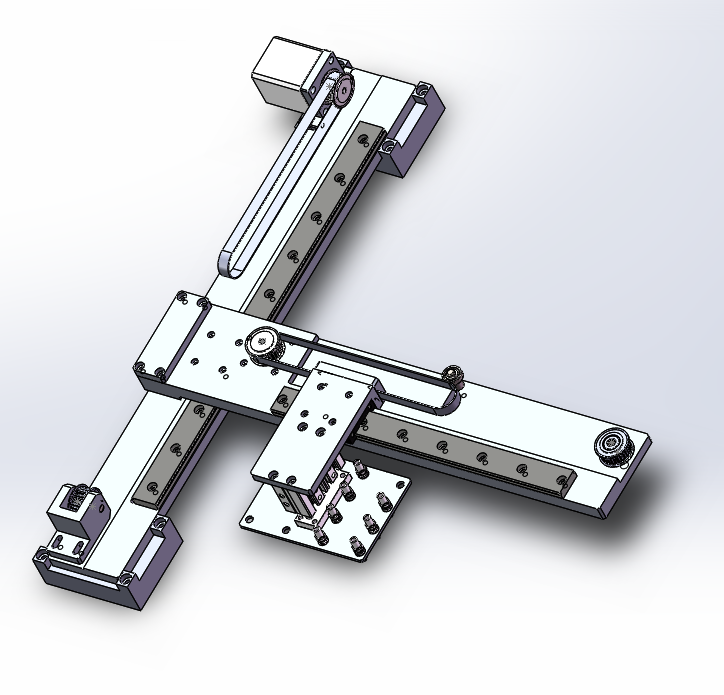
//> input picture opencvstudy/7-12/7-12/7-12/1.jpg, 724 x 695 px
$ ./main   (built with g++ and OpenCV 4)
//> lines starting //> are read from the running program, lines starting //| are printed output that depends on the picture
#include"opencv2/highgui/highgui.hpp"
#include"opencv2/imgproc/imgproc.hpp"
#include<iostream>

using namespace cv;
using namespace std;

#define WINDOW_NAME1 "origin windows"
#define WINDOW_NAME2 "Warp picture"
#define WINDOW_NAME3 "Warp and Rotate picture"

int main()
{
	Point2f srcTriangle[3];
	Point2f dstTriangle[3];

	Mat rotMat(2, 3, CV_32FC1);
	Mat warpMat(2, 3, CV_32FC1);
	Mat srcImage, dstImage_warp, dstImage_warp_rotate;

	srcImage = imread("1.jpg", 1);
//> srcImage is the input picture: 695 rows x 724 cols, CV_8UC3; mean B, G, R 221, 217.3, 215.4
	dstImage_warp = Mat::zeros(srcImage.rows, srcImage.cols, srcImage.type());
	srcTriangle[0] = Point2f(0, 0);
	srcTriangle[1] = Point2f(static_cast<float>(srcImage.cols - 1), 0);
	srcTriangle[2] = Point2f(0, static_cast<float>(srcImage.rows - 1));

	dstTriangle[0] = Point2f(static_cast<float>(srcImage.cols*0.0), static_cast<float>(srcImage.rows*0.33));
	dstTriangle[1] = Point2f(static_cast<float>(srcImage.cols*0.65), static_cast<float>(srcImage.rows*0.35));
	dstTriangle[2] = Point2f(static_cast<float>(srcImage.cols*0.15),static_cast<float>(srcImage.rows*0.6));

	warpMat = getAffineTransform(srcTriangle, dstTriangle);
	warpAffine(srcImage, dstImage_warp, warpMat, dstImage_warp.size());
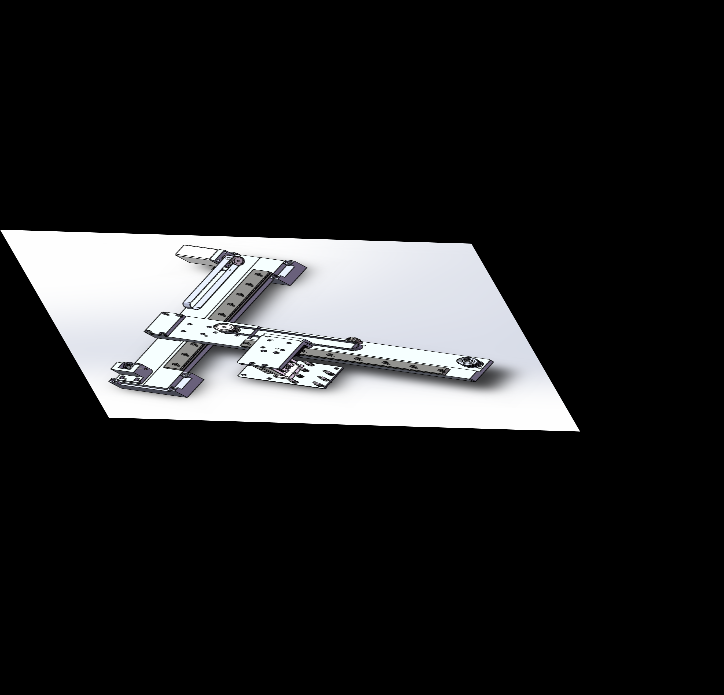
//> dstImage_warp: 695 rows x 724 cols, CV_8UC3; mean B, G, R 38.2, 37.6, 37.2

	Point center = Point(dstImage_warp.cols / 2, dstImage_warp.rows / 2);
//> center = Point(362, 347)
	double angle = -30.0;
	double scale = 0.8;
	rotMat = getRotationMatrix2D(center, angle, scale);
	warpAffine(dstImage_warp, dstImage_warp_rotate, rotMat, dstImage_warp.size());
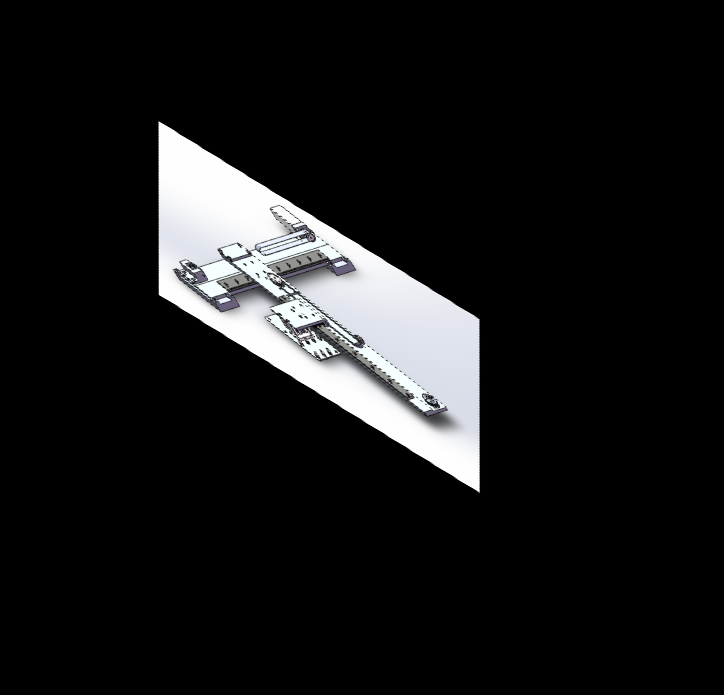
//> dstImage_warp_rotate: 695 rows x 724 cols, CV_8UC3; mean B, G, R 24.5, 24.1, 23.8

	imshow(WINDOW_NAME1, srcImage);
	imshow(WINDOW_NAME2, dstImage_warp);
	imshow(WINDOW_NAME3, dstImage_warp_rotate);

	waitKey(0);
	return 0;
}
